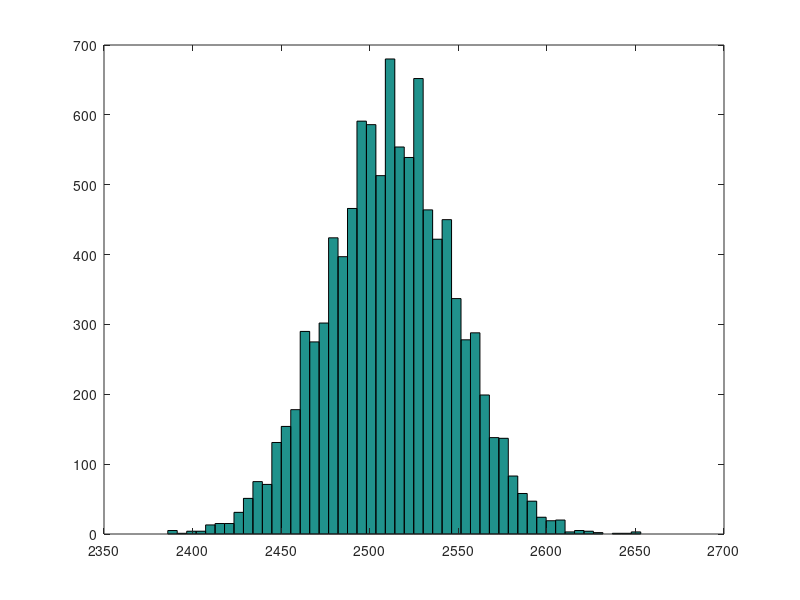

Reproduce this figure in MATLAB.
%comment unecessary ones
theta=0.25;
theta=0.5;

N=32;
N=1024;
N=5024;

dis=makedist('Binomial','N',N,'p',theta);
x=[];
for i=1:1:10000
    x(i)=random(dis);
end

hist(x,50);

